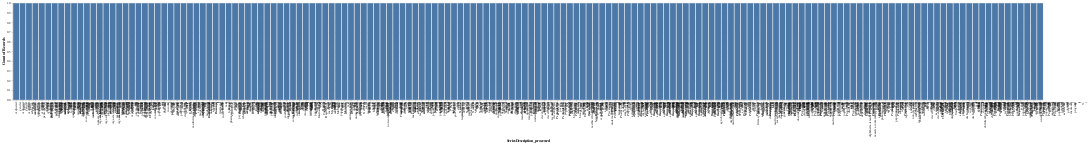

Write notebook code for a chart like this one.
### Code cell
import altair as alt

# Create a bar chart with the series description processed on the x-axis and the count on the y-axis
chart = alt.Chart(new_df).mark_bar().encode(
    x='SeriesDescription_processed:N',
    y='count()',
)

# Show the chart
chart

### Figure 1 — Vega-Lite specification as saved in the notebook (floating-point values rounded to 4 significant figures; data arrays with more than 128 entries replaced by an {"elided": "..."} marker saying what was removed)
{"config": {"view": {"continuousWidth": 400, "continuousHeight": 300}}, "data": {"name": "data-1984b63bc163dc9399dfca7268490fcf"}, "mark": "bar", "encoding": {"x": {"field": "SeriesDescription_processed", "type": "nominal"}, "y": {"aggregate": "count", "type": "quantitative"}}, "$schema": "https://vega.github.io/schema/vega-lite/v4.17.0.json", "datasets": {"data-1984b63bc163dc9399dfca7268490fcf": {"elided": "160 records"}}}
